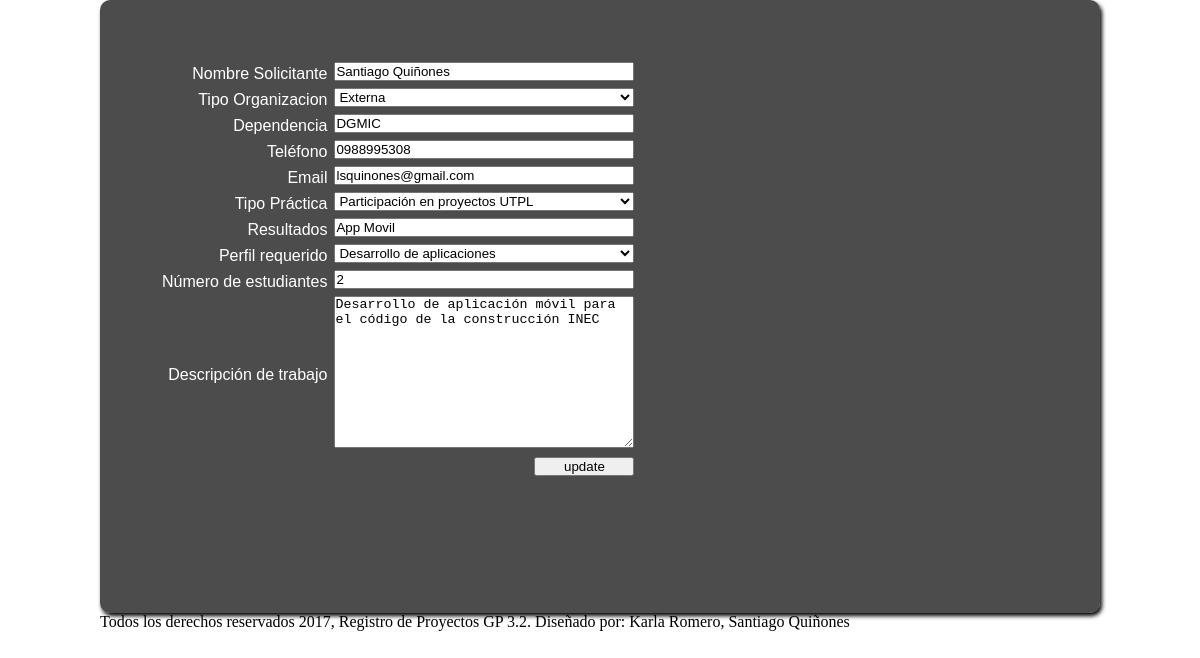
/editar.php?id=21, run on the app's committed database.
### tables this page shows
CREATE TABLE IF NOT EXISTS `proyectos` (
`id` int(11) NOT NULL,
  `nombreSolicitante` varchar(100) NOT NULL,
  `tipoOrganizacion` varchar(100) NOT NULL,
  `dependencia` varchar(100) NOT NULL,
  `telefono` varchar(100) NOT NULL,
  `email` varchar(100) NOT NULL,
  `tipoPractica` varchar(100) NOT NULL,
  `resultados` varchar(100) NOT NULL,
  `perfil` varchar(100) NOT NULL,
  `nroEstudiantes` int(3) NOT NULL,
  `descripcionTrabajo` varchar(100) NOT NULL
);

### editar.php (the view, shortened to what this page needs)
<html>
<head>
	<link rel="stylesheet" type="text/css" href="css/estilo.css">
</head>
<body>
	<?php
	require_once 'conf/StartConexion.php';
	if(isset($_GET['id']))
	{
		$id=$_GET['id'];
		$sql = "select * from proyectos where id='$id'";
		$query1 = $mysqli->query($sql);
		$query2= $query1 -> fetch_array();
	?>
	<div class = "contenido">
		<div class="seccion">
				<form method="post" action="">
					<table>
						<tbody>
							<tr><td class="espacioTextoElementoForm">Nombre Solicitante</td><td><input type="text" name="nombreSolicitante" value="<?php echo $query2['nombreSolicitante']; ?>" ></td></tr>
							<tr><td class="espacioTextoElementoForm">Tipo Organizacion</td>
								<td>
								   <?php
								   	  $tipoOrganizacion = $query2['tipoOrganizacion'];
								   	  echo "<select name='tipoOrganizacion'>
                 							<option value='Interna'".($tipoOrganizacion == 'Interna' ? ' selected' : '' )." >Interna</option>
                 							<option value='Externa'".($tipoOrganizacion == 'Externa' ? ' selected' : '' ).">Externa</option>
                 							<option value='Vinculacion'".($tipoOrganizacion == 'Vinculacion' ? ' selected' : '' ).">Vinculacion</option>
            								</select>";
								   ?>
								</td>
							</tr>
							<tr><td class="espacioTextoElementoForm">Dependencia</td><td><input type="text" name="dependencia" value="<?php echo $query2['dependencia']; ?>"></td></tr>
							<tr><td class="espacioTextoElementoForm">Teléfono</td><td><input type="text" name="telefono" value="<?php echo $query2['telefono']; ?>"></td></tr>
							<tr><td class="espacioTextoElementoForm">Email</td><td><input type="text" name="email" value="<?php echo $query2['email']; ?>"></td></tr>
							<tr><td class="espacioTextoElementoForm">Tipo Práctica</td>
								<td>
									<?php
								   	  $tipoPractica = $query2['tipoPractica'];
								   	  echo "<select name='tipoPractica'>
                 							<option value='Prácticas técnicas nivel inicial'".($tipoPractica == 'Prácticas técnicas nivel inicial' ? ' selected' : '' )." >Prácticas técnicas nivel inicial</option>
                 							<option value='Participación en proyectos UTPL'".($tipoPractica == 'Participación en proyectos UTPL' ? ' selected' : '' ).">Participación en proyectos UTPL</option>
                 							<option value='Prácticas pre profesionales en empresa'".($tipoPractica == 'Prácticas pre profesionales en empresa' ? ' selected' : '' ).">Prácticas pre profesionales en empresa</option>
                 							<option value='Proyecto de vinculación'".($tipoPractica == 'Proyecto de vinculación' ? ' selected' : '' ).">Proyecto de vinculación</option>
            								</select>";
								   ?>
								</td>
							</tr>
							<tr><td class="espacioTextoElementoForm">Resultados</td><td><input type="text" name="resultados" value="<?php echo $query2['resultados']; ?>"></td></tr>
							<tr><td class="espacioTextoElementoForm">Perfil requerido</td>
								<td>
								    <?php
								   	  $perfil = $query2['perfil'];
								   	  echo "<select name='perfil'>
                 							<option value='Operación, mantenimiento HW/SW/Redes'".($perfil == 'Operación, mantenimiento HW/SW/Redes' ? ' selected' : '' )." >Operación, mantenimiento HW/SW/Redes</option>
                 							<option value='Desarrollo de aplicaciones'".($perfil == 'Desarrollo de aplicaciones' ? ' selected' : '' ).">Desarrollo de aplicaciones</option>
                 							<option value='Investigación'".($perfil == 'Investigación' ? ' selected' : '' ).">Investigación</option>
                 							<option value='Capacitación a terceros (solo vinculación)'".($perfil == 'Capacitación a terceros (solo vinculación)' ? ' selected' : '' ).">Capacitación a terceros (solo vinculación)</option>
            								</select>";
								   ?>
								</td>
							</tr>
							<tr><td class="espacioTextoElementoForm">Número de estudiantes</td><td><input type="number" name="nroEstudiantes" value="<?php echo $query2['nroEstudiantes']; ?>"></td></tr>
							<tr><td class="espacioTextoElementoForm">Descripción de trabajo</td><td><textarea name="descripcion" rows="10" cols="30"placeholder="Descripción del proyecto"><?php echo $query2['descripcionTrabajo']; ?></textarea></td></tr>
							<tr><td></td><td id="botonEnviar"><input type="submit" name="submit" value="update" /></td></tr>
						</tbody>
					</table>
				</form>
		</div>
	</div>
	<?php
	}
	?>
	<footer>
			Todos los derechos reservados 2017, Registro de Proyectos GP 3.2. Diseñado por: Karla Romero, Santiago Quiñones
	</footer>
</body>
</html>

### css/estilo.css (style rules this page uses)
html { background: url(../imagenes/proyectos.jpg) no-repeat center center fixed; -webkit-background-size: cover; -moz-background-size: cover; -o-background-size: cover; background-size: cover; }
* { margin: 0; padding: 0; }
.contenido { background-color: rgba(0, 0, 0, 0.7); border-radius: 10px; box-shadow: 2px 3px 4px black; color: white; font-family: 'Source sans Pro', Calibri, Tahoma, sans-serif; font-size: 16px; margin: auto; padding: 60px; width: 880px; }
.espacioTextoElementoForm { color: white; text-align: right; }
#botonEnviar { text-align: right; }
.seccion { margin-bottom: 70px; text-align: justify; }
input, textarea, select { width : 300px; margin: 0; margin-bottom: 5px; margin-left: 5px; -webkit-box-sizing: border-box; -moz-box-sizing: border-box; box-sizing: border-box; }
input[type=submit], input[type=reset] { width : 100px; }
footer { clear: both; display: inline; margin-left:100px; margin-top: 0px; padding: 0px; text-align: left; }

### data on the page
proyectos: nombreSolicitante "Santiago Quiñones", tipoOrganizacion "Externa", dependencia "DGMIC", telefono "0988995308", email "lsquinones@gmail.com", tipoPractica "Participación en proyectos UTPL", resultados "App Movil", perfil "Desarrollo de aplicaciones", nroEstudiantes "2", descripcion "Desarrollo de aplicación móvil para el código de la construcción INEC"
